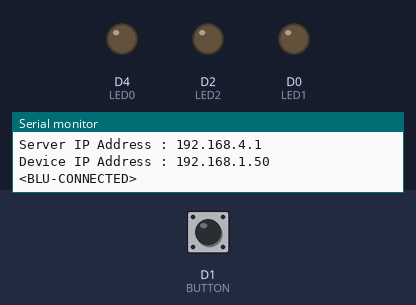
A sketch run on a simulated ESP8266 (NodeMCU). Parts: output pins drawn as LEDs (lit = HIGH), the last lines printed to the serial monitor. Inputs (shaded band) come from the test bench; at power-on: D1 (BUTTON) HIGH. WiFi joins after 1.5 s; servers stay silent unless stated.

Above: at 6.4 s.
6.5 s: D1 (BUTTON) pulled LOW for 0.15 s
At 7.0 s:
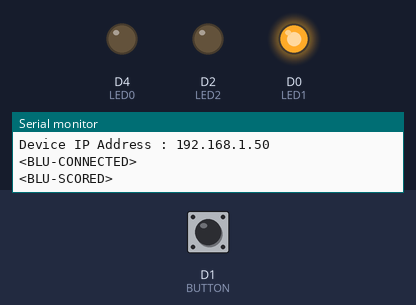
8.1 s: D1 (BUTTON) pulled LOW for 1 s
At 9.4 s:
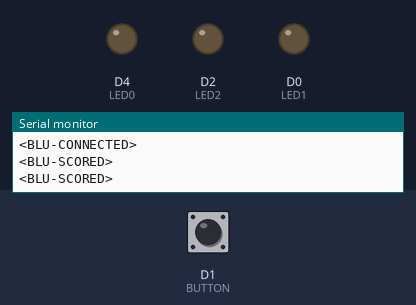
10.6 s: D1 (BUTTON) pulled LOW for 3.2 s
At 11.3 s:
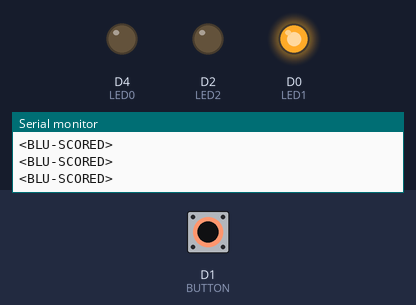
Timing chart, 0 to 13.6 s (numbered marks = the images above; inputs shaded):
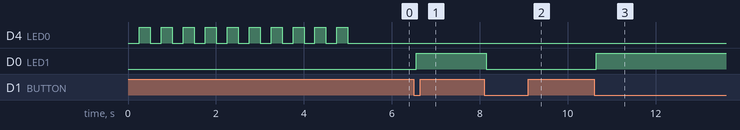

The sketch:

wifiClient.ino
```cpp
//------------------------------------------------------------------------------------
  #include <Wire.h>
  #include <ESP8266WiFi.h>
//------------------------------------------------------------------------------------
// Defining I/O Pins
//------------------------------------------------------------------------------------
  #define       LED0      2         // WIFI Module LED
  #define       LED1      D0        // Connectivity With Client #1
  #define       LED2      D2        // Connectivity With Client #2
  #define       BUTTON    D1        // Connectivity ReInitiate Button
  #define       TWI_FREQ  400000L   // I2C Frequency Setting To 400KHZ
//------------------------------------------------------------------------------------
// BUTTON Variables
//------------------------------------------------------------------------------------
  int           ButtonState;
  int           LastButtonState   = LOW;
  int           LastDebounceTime  = 0;
  int           DebounceDelay     = 50;
  const String  ButtonColor       = "BLU";
//------------------------------------------------------------------------------------
// LED Delay Variables
//------------------------------------------------------------------------------------
  int           LEDState          = LOW;
  unsigned long CurrMillis        = 0;
  unsigned long PrevMillis        = 0;
  unsigned long Interval          = 1000;
//------------------------------------------------------------------------------------
// Authentication Variables
//------------------------------------------------------------------------------------
  char*         TKDssid;
  char*         TKDpassword;
  IPAddress     TKDServer(192,168,4,1);
  WiFiClient    TKDClient;
//====================================================================================

  void setup()
  {
    /* ----------------------------------------------------------------------
     * Setting The I2C Pins SDA, SCL
     * Because We Didnt Specify Any Pins The Defult
     * SDA = D4 <GPIO2>, SCL = D5 <GPIO14> For ESP8266 Dev Kit Node MCU v3
     --------------------------------------------------------------------- */
    Wire.begin();                   // Begginning The I2C

    // Setting Up The I2C Of The MPU9250 ------------------------------------
    Wire.setClock(TWI_FREQ);        // Setting The Frequency MPU9250 Require

    // Setting The Serial Port ----------------------------------------------
    Serial.begin(115200);           // Computer Communication

    // Setting The Mode Of Pins ---------------------------------------------
    pinMode(LED0, OUTPUT);          // WIFI OnBoard LED Light
    pinMode(LED1, OUTPUT);          // Indicator For Client #1 Connectivity
    pinMode(LED2, OUTPUT);          // Indicator For Client #2 Connectivity
    pinMode(BUTTON, INPUT_PULLUP);  // Initiate Connectivity
    digitalWrite(LED0, !LOW);       // Turn WiFi LED Off

    // Print Message Of I/O Setting Progress --------------------------------
    Serial.println("\nI/O Pins Modes Set .... Done");

    // Starting To Connect --------------------------------------------------
    WiFi.mode(WIFI_STA);            // To Avoid Broadcasting An SSID
    WiFi.begin("TAKEONE");          // The SSID That We Want To Connect To

    // Printing Message For User That Connetion Is On Process ---------------
    Serial.println("!--- Connecting To " + WiFi.SSID() + " ---!");

    // WiFi Connectivity ----------------------------------------------------
    CheckConnectivity();            // Checking For Connection

    // Stop Blinking To Indicate Connected ----------------------------------
    digitalWrite(LED0, !HIGH);
    Serial.println("!-- Client Device Connected --!");

    // Printing IP Address --------------------------------------------------
    Serial.println("Connected To      : " + String(WiFi.SSID()));
    Serial.println("Signal Strenght   : " + String(WiFi.RSSI()) + " dBm");
    Serial.print  ("Server IP Address : ");
    Serial.println(TKDServer);
    Serial.print  ("Device IP Address : ");
    Serial.println(WiFi.localIP());

    // Conecting The Device As A Client -------------------------------------
    TKDRequest();
  }

//====================================================================================

  void loop()
  {

    ReadButton();

  }

//====================================================================================

  void ReadButton()
  {
    // Reading The Button
    int reading = digitalRead(BUTTON);

    // If It Doest Match The Previous State
    if(reading != LastButtonState)
    {
      LastDebounceTime = millis();
    }

    // To Iliminate Debounce
    if((millis() - LastDebounceTime) > DebounceDelay)
    {
      if(reading != ButtonState)
      {
        ButtonState = reading;

        if(ButtonState == LOW)
        {
          LEDState    = !digitalRead(LED1);
          digitalWrite(LED1, LEDState);
          Serial.println("<" + ButtonColor + "-SCORED>");
          TKDClient.println("<" + ButtonColor + "-SCORED>");
          TKDClient.flush();
        }
      }
    }

    // Last Button State Concidered
    LastButtonState = reading;
  }

//====================================================================================

  void CheckConnectivity()
  {
    while(WiFi.status() != WL_CONNECTED)
    {
      for(int i=0; i < 10; i++)
      {
        digitalWrite(LED0, !HIGH);
        delay(250);
        digitalWrite(LED0, !LOW);
        delay(250);
        Serial.print(".");
      }
      Serial.println("");
    }
  }

//====================================================================================

  void TKDRequest()
  {
    // First Make Sure You Got Disconnected
    TKDClient.stop();

    // If Sucessfully Connected Send Connection Message
    if(TKDClient.connect(TKDServer, 9001))
    {
      Serial.println    ("<" + ButtonColor + "-CONNECTED>");
      TKDClient.println ("<" + ButtonColor + "-CONNECTED>");
    }
  }

//====================================================================================
```

Measured:
- after the input at 6.5 s, D0 (LED1): LOW → HIGH after 0.05 s
- after the input at 8.1 s, D0 (LED1): HIGH → LOW after 0.05 s
- after the input at 10.6 s, D0 (LED1): LOW → HIGH after 0.05 s
